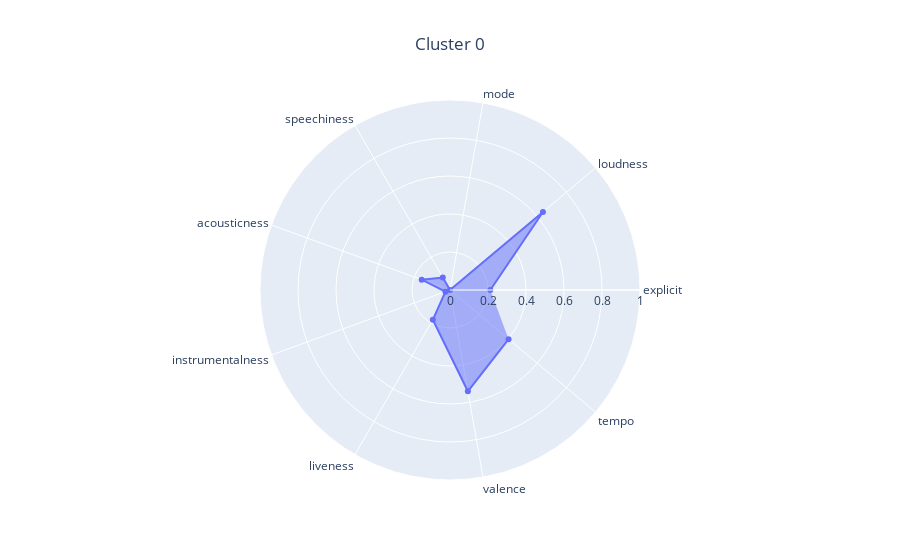
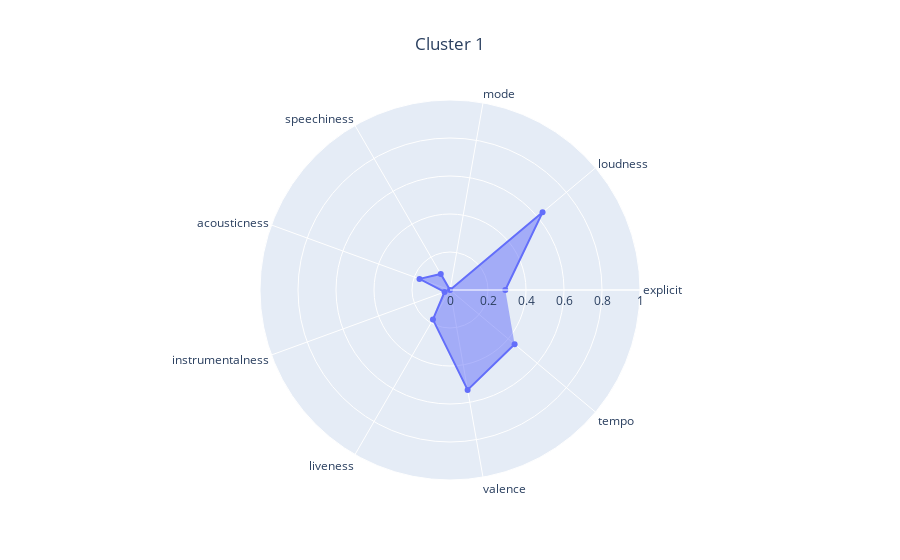
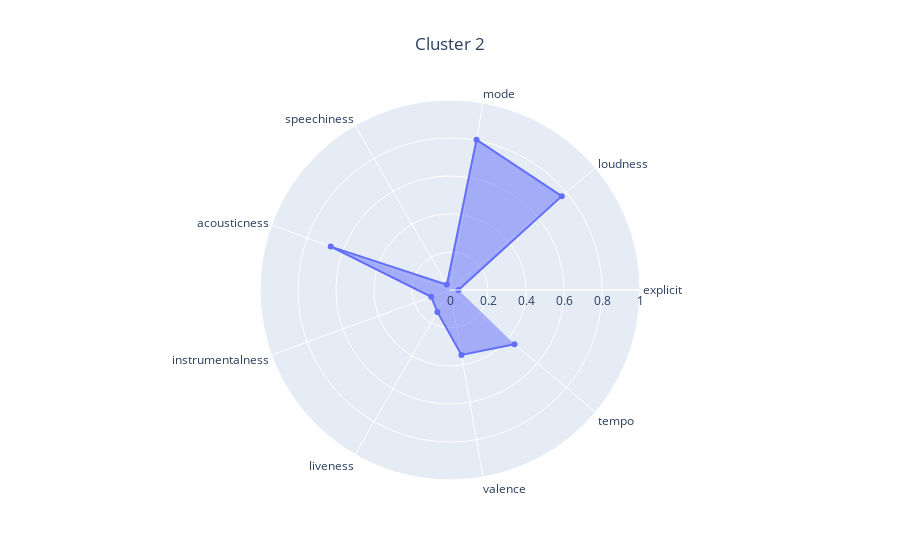

The notebook cell these images were saved under, in order:
### Markdown cell above
Wygląda na to, że najpopularniejsze są pop i rock, a najbardziej "typowe" piosenki też należą do takiej grupy. Ogół piosenek ma dość dużą głośność, dużą dynamikę (wysokie time signature - "how many beats are in each bar") i są pozytywne (valence - "tracks with high valence sound more positive"). Zasadniczo jest to zgodne z intuicją. Ciekawe jednak, co będzie, jak wybierzemy więcej klastrów.

**Zadanie 3 (1.5 punktu)**

1. Wytrenuj k-means dla 3 klastrów.
2. Zwizualizuj wyniki za pomocą PCA i UMAP. Jako kolor punktów (np. parametr `c` w `plt.scatter()`) przekaż numery klastrów dla punktów.
3. Dokonaj opisu i analizy wynikowych klastrów, na przykład:
   - czy reprezentują jakieś konkretne grupy muzyczne?
   - na ile "konkretne", sensowne są klastry?
   - czy jest widoczna separacja klastrów, czy różnią się od siebie?
4. Dokonaj tuningu liczby klastrów:
   - sprawdź wartości z zakresu [5, 20] - w końcu wiemy, że gatunków jest sporo, i klastrów powinno też być więcej
   - dla każdej wartości sprawdź wartość metryki [Calinski-Harabasz index](https://scikit-learn.org/stable/modules/generated/sklearn.metrics.calinski_harabasz_score.html)
   - przedstaw wykres liniowy (line plot) wartości metryki
   - wybierz model o najwyższej wartości metryki
   - zwizualizuj wyniki z pomocą PCA i UMAP
   - dokonaj interpretacji jego klastrów
   - skomentuj:
     - czy klastry są faktycznie lepiej interpretowalne po tuningu?
     - czy wysokość CH-index faktycznie odpowiada jakości klasteryzacji?

### Code cell
kmeans_3 = KMeans(n_clusters=3, n_init="auto", random_state=0)
kmeans_3.fit(X)

kmeans_analyzer = KMeansAnalyzer(df_songs_info, clustering_visualizer)
kmeans_analyzer.analyze_clustering(X, kmeans_3)

### Figure 1 — Plotly figure (JSON) as saved in the notebook; plotly's stock layout.template omitted (floating-point values rounded to 4 significant figures)
{"data": [{"fill": "toself", "r": [0.2122, 0.6385, 0.0, 0.0757, 0.1587, 0.02554, 0.1807, 0.5414, 0.4025], "theta": ["explicit", "loudness", "mode", "speechiness", "acousticness", "instrumentalness", "liveness", "valence", "tempo"], "type": "scatterpolar"}], "layout": {"polar": {"radialaxis": {"range": [0, 1]}}, "title": {"text": "Cluster 0", "x": 0.5}}}

### Figure 2 — Plotly figure (JSON) as saved in the notebook; plotly's stock layout.template omitted (floating-point values rounded to 4 significant figures)
{"data": [{"fill": "toself", "r": [0.291, 0.6358, 0.0, 0.0972, 0.1709, 0.03046, 0.1797, 0.534, 0.4439], "theta": ["explicit", "loudness", "mode", "speechiness", "acousticness", "instrumentalness", "liveness", "valence", "tempo"], "type": "scatterpolar"}], "layout": {"polar": {"radialaxis": {"range": [0, 1]}}, "title": {"text": "Cluster 1", "x": 0.5}}}

### Figure 3 — Plotly figure (JSON) as saved in the notebook; plotly's stock layout.template omitted (floating-point values rounded to 4 significant figures)
{"data": [{"fill": "toself", "r": [0.04431, 0.7679, 0.8032, 0.03271, 0.6678, 0.1052, 0.1331, 0.3468, 0.4434], "theta": ["explicit", "loudness", "mode", "speechiness", "acousticness", "instrumentalness", "liveness", "valence", "tempo"], "type": "scatterpolar"}], "layout": {"polar": {"radialaxis": {"range": [0, 1]}}, "title": {"text": "Cluster 2", "x": 0.5}}}
